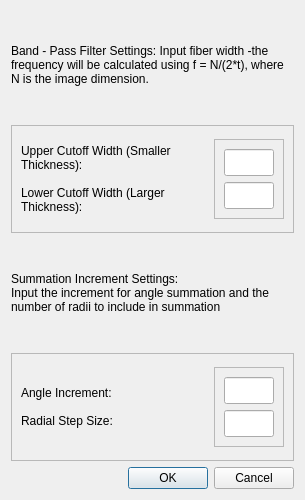
<?xml version="1.0" encoding="UTF-8"?>
<ui version="4.0">
 <class>Dialog</class>
 <widget class="QDialog" name="Dialog">
  <property name="geometry">
   <rect>
    <x>0</x>
    <y>0</y>
    <width>305</width>
    <height>500</height>
   </rect>
  </property>
  <property name="windowTitle">
   <string>Dialog</string>
  </property>
  <layout class="QVBoxLayout" name="verticalLayout_3">
   <item>
    <widget class="QLabel" name="topDescr">
     <property name="text">
      <string>Band - Pass Filter Settings: Input fiber width -the frequency will be calculated using f = N/(2*t), where N is the image dimension. </string>
     </property>
     <property name="wordWrap">
      <bool>true</bool>
     </property>
     <property name="margin">
      <number>0</number>
     </property>
    </widget>
   </item>
   <item>
    <widget class="QFrame" name="upperFrame">
     <property name="frameShape">
      <enum>QFrame::StyledPanel</enum>
     </property>
     <property name="frameShadow">
      <enum>QFrame::Raised</enum>
     </property>
     <layout class="QHBoxLayout" name="horizontalLayout">
      <item>
       <widget class="QLabel" name="upperLabel">
        <property name="text">
         <string>Upper Cutoff Width (Smaller Thickness): 

Lower Cutoff Width (Larger Thickness):                                </string>
        </property>
        <property name="wordWrap">
         <bool>true</bool>
        </property>
        <property name="margin">
         <number>0</number>
        </property>
       </widget>
      </item>
      <item>
       <widget class="QFrame" name="tfieldFrame">
        <property name="minimumSize">
         <size>
          <width>70</width>
          <height>80</height>
         </size>
        </property>
        <property name="maximumSize">
         <size>
          <width>70</width>
          <height>80</height>
         </size>
        </property>
        <property name="frameShape">
         <enum>QFrame::StyledPanel</enum>
        </property>
        <property name="frameShadow">
         <enum>QFrame::Raised</enum>
        </property>
        <layout class="QVBoxLayout" name="verticalLayout">
         <item>
          <widget class="QLineEdit" name="ttopField">
           <property name="maximumSize">
            <size>
             <width>50</width>
             <height>50</height>
            </size>
           </property>
          </widget>
         </item>
         <item>
          <widget class="QLineEdit" name="tbottomField">
           <property name="maximumSize">
            <size>
             <width>50</width>
             <height>50</height>
            </size>
           </property>
          </widget>
         </item>
        </layout>
       </widget>
      </item>
     </layout>
    </widget>
   </item>
   <item>
    <widget class="QLabel" name="bottomDescr">
     <property name="text">
      <string>Summation Increment Settings: 
Input the increment for angle summation and the number of radii to include in summation</string>
     </property>
     <property name="wordWrap">
      <bool>true</bool>
     </property>
     <property name="margin">
      <number>0</number>
     </property>
    </widget>
   </item>
   <item>
    <widget class="QFrame" name="bottomFrame">
     <property name="frameShape">
      <enum>QFrame::StyledPanel</enum>
     </property>
     <property name="frameShadow">
      <enum>QFrame::Raised</enum>
     </property>
     <layout class="QHBoxLayout" name="horizontalLayout_2">
      <item>
       <widget class="QLabel" name="bottomLabel">
        <property name="text">
         <string>Angle Increment: 

Radial Step Size:                                </string>
        </property>
        <property name="wordWrap">
         <bool>true</bool>
        </property>
        <property name="margin">
         <number>0</number>
        </property>
       </widget>
      </item>
      <item>
       <widget class="QFrame" name="bfieldFrame">
        <property name="minimumSize">
         <size>
          <width>70</width>
          <height>80</height>
         </size>
        </property>
        <property name="maximumSize">
         <size>
          <width>70</width>
          <height>80</height>
         </size>
        </property>
        <property name="frameShape">
         <enum>QFrame::StyledPanel</enum>
        </property>
        <property name="frameShadow">
         <enum>QFrame::Raised</enum>
        </property>
        <layout class="QVBoxLayout" name="verticalLayout_2">
         <item>
          <widget class="QLineEdit" name="btopField">
           <property name="maximumSize">
            <size>
             <width>50</width>
             <height>50</height>
            </size>
           </property>
          </widget>
         </item>
         <item>
          <widget class="QLineEdit" name="bbottomField">
           <property name="maximumSize">
            <size>
             <width>50</width>
             <height>50</height>
            </size>
           </property>
          </widget>
         </item>
        </layout>
       </widget>
      </item>
     </layout>
    </widget>
   </item>
   <item>
    <widget class="QDialogButtonBox" name="buttonBox">
     <property name="orientation">
      <enum>Qt::Horizontal</enum>
     </property>
     <property name="standardButtons">
      <set>QDialogButtonBox::Cancel|QDialogButtonBox::Ok</set>
     </property>
    </widget>
   </item>
  </layout>
 </widget>
 <resources/>
 <connections>
  <connection>
   <sender>buttonBox</sender>
   <signal>accepted()</signal>
   <receiver>Dialog</receiver>
   <slot>accept()</slot>
   <hints>
    <hint type="sourcelabel">
     <x>248</x>
     <y>254</y>
    </hint>
    <hint type="destinationlabel">
     <x>157</x>
     <y>274</y>
    </hint>
   </hints>
  </connection>
  <connection>
   <sender>buttonBox</sender>
   <signal>rejected()</signal>
   <receiver>Dialog</receiver>
   <slot>reject()</slot>
   <hints>
    <hint type="sourcelabel">
     <x>316</x>
     <y>260</y>
    </hint>
    <hint type="destinationlabel">
     <x>286</x>
     <y>274</y>
    </hint>
   </hints>
  </connection>
 </connections>
</ui>
